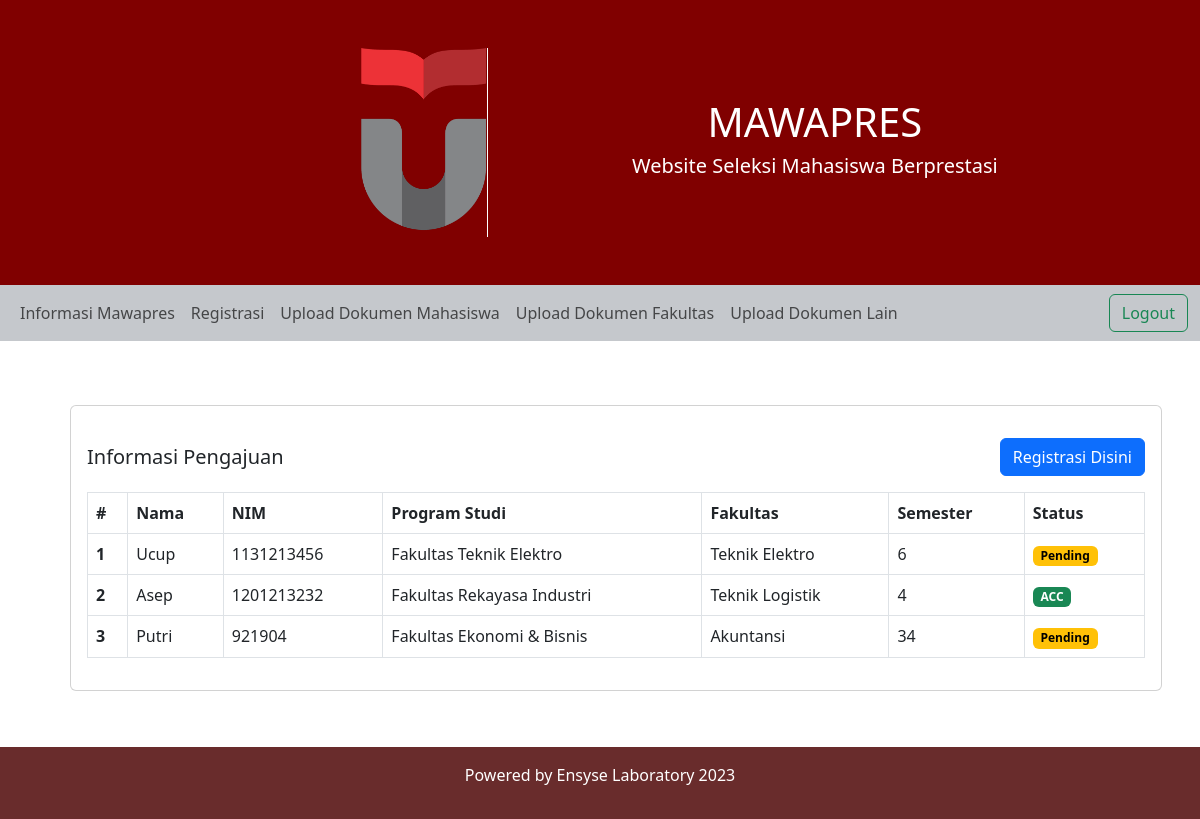
Screenshot of /registrasi/index.php (signed in) with the database file from the repository.
### tables this page shows
CREATE TABLE `registrasi` (
  `id` int(11) NOT NULL,
  `nama` varchar(64) NOT NULL,
  `nim` int(64) NOT NULL,
  `fakultas` varchar(64) NOT NULL,
  `programstudi` varchar(64) NOT NULL,
  `status` varchar(64) NOT NULL DEFAULT 'Pending',
  `semester` int(11) NOT NULL,
  `nohp` int(64) NOT NULL
);

### model/Registrasi.php (called while the page is built, shortened)
<?php
class Registrasi extends Database
{
	function __construct()
	{
		$this->connection = mysqli_connect($this->host, $this->username, $this->password, $this->database);
	}
	function allRegistrasi()
	{
		$data = mysqli_query($this->connection, "SELECT * FROM registrasi");
		return $data;
	}
}

### registrasi/index.php (the view, shortened to what this page needs)
<?php
include '../model/Registrasi.php';
include '../config/mahasiswa.php';
$db = new Registrasi();
$registrasi = $db->allRegistrasi();
?>
    <?php include('../navigation/index.php') ?>
    <div class="container mt-4">
        <div class="row">
            <div class="m-3 p-4 col-lg-12">
                <div class="card">
                    <div class="card-body">
                        <div class="py-3">
                            <div class="d-flex justify-content-between align-items-center">
                                <h5 class="m-0 font-weight-bold">Informasi Pengajuan</h5>
                                <a href="registrasi.php" class="btn btn-primary">Registrasi Disini</a>
                            </div>
                        </div>
                            <div class="table-responsive">
                            <table class="table table-bordered" id="dataTable" width="100%" cellspacing="0">
                            <thead>
                                <tr>
                                    <th scope="col">#</th>
                                    <th scope="col">Nama</th>
                                    <th scope="col">NIM</th>
                                    <th scope="col">Program Studi</th>
                                    <th scope="col">Fakultas</th>
                                    <th scope="col">Semester</th>
                                    <th scope="col">Status</th>
                                </tr>
                            </thead>
                            <tbody>
                                <?php $i = 1;
                                foreach ($registrasi as $registrasii) { ?>
                                    <tr>
                                        <th scope="row"><?= $i ?></th>
                                        <td><?= $registrasii['nama'] ?></td>
                                        <td><?= $registrasii['nim'] ?></td>
                                        <td><?= $registrasii['programstudi'] ?></td>
                                        <td><?= $registrasii['fakultas'] ?></td>
                                        <td><?= $registrasii['semester'] ?></td>
                                        <td>
                                            <?php
                                            if ($registrasii['status'] == "ACC") {
                                                echo '<span class="badge text-bg-success">' . $registrasii['status'] . '</span>';
                                            } elseif ($registrasii['status'] == "Pending"){
                                                echo '<span class="badge text-bg-warning">' . $registrasii['status'] . '</span>';
                                            } elseif ($registrasii['status'] == "Silahkan Registrasi"){
                                                echo '<span class="badge text-bg-danger">' . $registrasii['status'] . '</span>';
                                            }
                                            ?></td>
                                    </tr>
                                <?php $i++;
                                } ?>
                            </tbody>
                        </table>
                        </div>
                    </div>
                </div>
            </div>
        </div>
    </div>
    <div style="background-color: #692c2c" class="mt-3 p-3 bg-green text-white text-center">
        <p>Powered by Ensyse Laboratory 2023</p>
    </div>
</body>
</html>

### navigation/index.php
<?php
if($_SESSION['role'] == "rl_mahasiswa"){
    include('mahasiswa.php');
}else{
    include('default.php');
}

### navigation/mahasiswa.php (shortened to what this page needs)
<!DOCTYPE html>
<html lang="en">
<head>
    <link href="https://cdn.datatables.net/1.13.4/css/dataTables.bootstrap5.min.css" rel="stylesheet">
    <link href="https://cdn.jsdelivr.net/npm/bootstrap@5.3.0/dist/css/bootstrap.min.css" rel="stylesheet">
    <link rel="stylesheet" href="../style.css">
</head>
<body>
<div style="background-color: maroon;" class="container-fluid p-5 text-white text-center">
  <div class="row">
    <div class="col-lg-6">
      <div class="logo-container">
        <img class="logo" style="width: 25%;height:auto;margin-left: 210px;" src="../images/logotelu.png">
      </div>
    </div>
    <div class="col-lg-6 d-flex align-items-center">
      <div class="text-container">
        <h1>MAWAPRES</h1>
        <h5>Website Seleksi Mahasiswa Berprestasi</h5>
      </div>
    </div>
  </div>
</div>
<nav class="navbar navbar-expand-lg navbar-light" style="background-color: #C5C8CC;">
    <div class="container-fluid">
        <div class="collapse navbar-collapse" id="main_nav">
            <ul class="navbar-nav">
                <li class="nav-item active">
                    <a class="nav-link" href="../home">Informasi Mawapres</a>
                </li>
                <li class="nav-item active">
                    <a class="nav-link" href="../registrasi">Registrasi</a>
                </li>
                <li class="nav-item active">
                    <a class="nav-link" href="../upload/dokumenmahasiswa.php">Upload Dokumen Mahasiswa</a>
                </li>
                <li class="nav-item active">
                    <a class="nav-link" href="../upload/dokumenfakultas.php">Upload Dokumen Fakultas</a>
                </li>
                <li class="nav-item active">
                    <a class="nav-link" href="../upload/dokumenlain.php">Upload Dokumen Lain</a>
                </li>
            </ul>
            <?php if ($_SESSION['status'] == "login") { ?>
                <ul class="navbar-nav ms-auto">
                    <li class="nav-item">
                        <a href="../auth/process.php?action=logout" class="btn btn-outline-success">Logout</a>
                    </li>
                </ul>
            <?php } ?>
        </div>
    </div>
</nav>

### style.css (style rules this page uses)
.bg-green { background-color: #692c2c; }
.logo-container { position: relative; }
.logo-container::after { content: ""; position: absolute; top: 0; right: 100px; bottom: 0; width: 1px; background-color: white; }
.text-container { padding-left: 20px; }

### rows the page displays
registrasi: nama "Ucup", nim "1131213456", programstudi "Fakultas Teknik Elektro", fakultas "Teknik Elektro", semester "6", status "Pending"
registrasi: nama "Asep", nim "1201213232", programstudi "Fakultas Rekayasa Industri", fakultas "Teknik Logistik", semester "4", status "ACC"
registrasi: nama "Putri", nim "921904", programstudi "Fakultas Ekonomi & Bisnis", fakultas "Akuntansi", semester "34", status "Pending"
